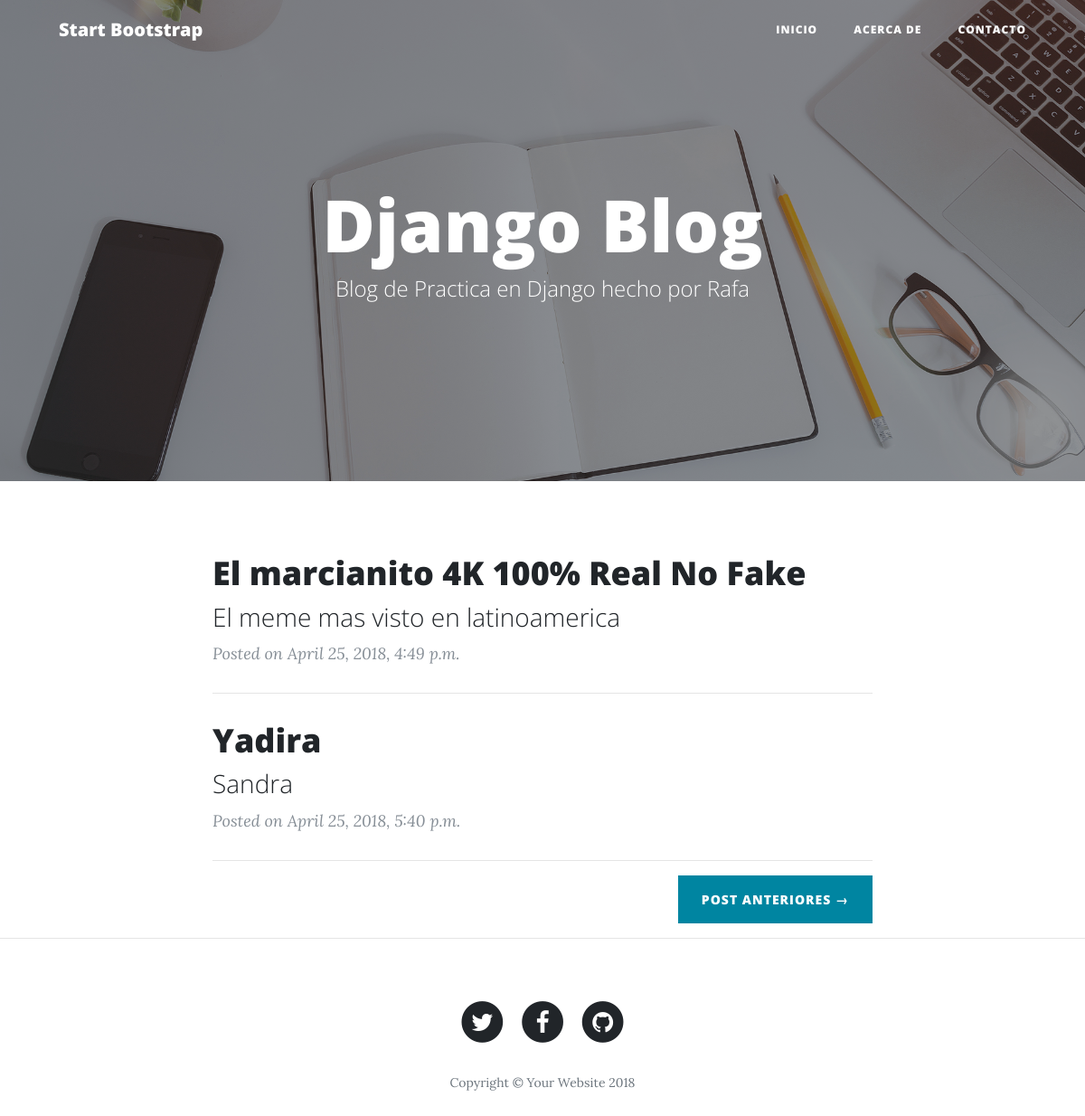
Screenshot of /blog/ with the database file from the repository.
### post/models.py (models this page shows, shortened)
class PostModel(models.Model):
    title = models.CharField(max_length=200)
    subtitle = models.CharField(max_length=200)
    image = models.ImageField(
    )
    pub_date = models.DateTimeField()
    body = RichTextField()

### post/views.py (the view)
# urls.py: path('', post_views.IndexView.as_view(), name='index'),
class IndexView(generic.ListView):
    template_name = 'post/index.html'
    model = PostModel
    def get_context_data(self, *, object_list=None, **kwargs):
        context = super().get_context_data(**kwargs)
        context['posts'] = PostModel.objects.all()
        return context

### templates/post/index.html (shortened to what this page needs)
{% load static %}
<!DOCTYPE html>
<html lang="en">
  {% include 'post/head.html' %}
  <body>
    {% include 'post/header.html' %}
    <div class="container">
      <div class="row">
        <div class="col-lg-8 col-md-10 mx-auto">
          {% for post in posts %}
          <div class="post-preview">
            <a href="post/{{ post.id }}">
              <h2 class="post-title">
                {{ post.title }}
              </h2>
              <h3 class="post-subtitle">
                {{ post.subtitle }}
              </h3>
            </a>
            <p class="post-meta">Posted on {{ post.pub_date }}</p>
          </div>
          <hr>
          {% endfor %}
          <div class="clearfix">
            <a class="btn btn-primary float-right" href="#">Post Anteriores →</a>
          </div>
        </div>
      </div>
    </div>
    <hr>
    {% include 'post/footer.html' %}
  </body>
</html>

### templates/post/head.html (shortened to what this page needs)
{% load static %}
<head>
    <link href="{% static url %}/blog/vendor/bootstrap/css/bootstrap.min.css" rel="stylesheet">
    <link href="{% static url %}/blog/vendor/font-awesome/css/font-awesome.min.css" rel="stylesheet" type="text/css">
    <link href="{% static url %}/blog/css/clean-blog.min.css" rel="stylesheet">
</head>

### templates/post/header.html (shortened to what this page needs)
{% load static %}
<nav class="navbar navbar-expand-lg navbar-light fixed-top" id="mainNav">
  <div class="container">
    <a class="navbar-brand" href="{% url 'post:index' %}">Start Bootstrap</a>
    <div class="collapse navbar-collapse" id="navbarResponsive">
      <ul class="navbar-nav ml-auto">
        <li class="nav-item">
          <a class="nav-link" href="{% url 'post:index' %}">Inicio</a>
        </li>
        <li class="nav-item">
          <a class="nav-link" href="{% url 'post:about' %}">Acerca de</a>
        </li>
        <li class="nav-item">
          <a class="nav-link" href="{% url 'post:contact' %}">Contacto</a>
        </li>
      </ul>
    </div>
  </div>
</nav>
<header class="masthead" style="background-image: url('{% static url %}{% if object.image %}{{ object.image }}{% else %}/blog/img/home-bg.jpg{% endif %}')">
  <div class="overlay"></div>
  <div class="container">
    <div class="row">
      <div class="col-lg-8 col-md-10 mx-auto">
        <div class="site-heading">
          <h1>{% if object.title %}{{ object.title }}{% else %}Django Blog{% endif %}</h1>
          <span class="subheading">{% if object.subtitle %}{{ object.subtitle }}{% else %}Blog de Practica en Django hecho por Rafa{% endif %}</span>
        </div>
      </div>
    </div>
  </div>
</header>

### templates/post/footer.html
<footer>
  <div class="container">
    <div class="row">
      <div class="col-lg-8 col-md-10 mx-auto">
        <ul class="list-inline text-center">
          <li class="list-inline-item">
            <a href="#">
              <span class="fa-stack fa-lg">
                <i class="fa fa-circle fa-stack-2x"></i>
                <i class="fa fa-twitter fa-stack-1x fa-inverse"></i>
              </span>
            </a>
          </li>
          <li class="list-inline-item">
            <a href="#">
              <span class="fa-stack fa-lg">
                <i class="fa fa-circle fa-stack-2x"></i>
                <i class="fa fa-facebook fa-stack-1x fa-inverse"></i>
              </span>
            </a>
          </li>
          <li class="list-inline-item">
            <a href="#">
              <span class="fa-stack fa-lg">
                <i class="fa fa-circle fa-stack-2x"></i>
                <i class="fa fa-github fa-stack-1x fa-inverse"></i>
              </span>
            </a>
          </li>
        </ul>
        <p class="copyright text-muted">Copyright &copy; Your Website 2018</p>
      </div>
    </div>
  </div>
</footer>

### templates/post/js.html (shortened to what this page needs)
{% load static %}

### rows the page displays
PostModel: title "El marcianito 4K 100% Real No Fake", subtitle "El meme mas visto en latinoamerica", pub_date "April 25, 2018, 4:49 p.m."
PostModel: title "Yadira", subtitle "Sandra", pub_date "April 25, 2018, 5:40 p.m."
